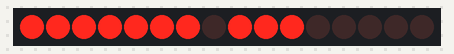
Bench run of a sketch on a simulated Arduino Uno, built with avr-gcc and run on an emulated ATmega328P. On the bench: 16 shift-register outputs drawn as a row of LEDs (first output left, lit = HIGH). Wiring (inferred from the names in the program): 2 × shift register (74HC595): data pin 2; shift clock pin 4; latch pin 3. Wiring (inferred from the signals the program sends): row of LEDs: on Q0, Q1, Q2, Q3, Q4, Q5, Q6, Q7, Q8, Q9, Q10, Q11, Q12, Q13, Q14, Q15.

Above: at 1.0 s.
At 4.5 s:
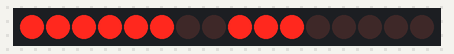
At 6.5 s:
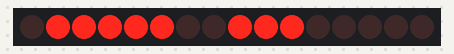
At 10.5 s:
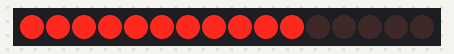
At 14.5 s:
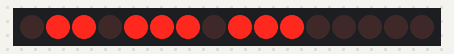
At 17.5 s:
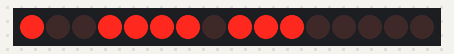
Timing chart, 0 to 19.5 s (numbered marks = the images above):
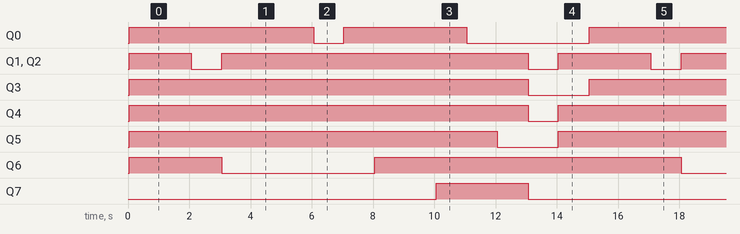

Measured:
- by itself, Q0: repeats every 15.0 s: LOW 0.98 s, HIGH 4.0 s, LOW 4.0 s, HIGH 6.0 s
- by itself, Q1, Q2: repeats every 15.0 s: LOW 1.0 s, HIGH 10.0 s, LOW 0.98 s, HIGH 3.0 s
- by itself, Q3: alternates HIGH for 13.0 s and LOW for 2.0 s
- by itself, Q4: alternates HIGH for 13.5 s and LOW for 0.98 s
- by itself, Q5: alternates HIGH for 12.5 s and LOW for 2.0 s
- by itself, Q6: repeats every 15.0 s: LOW 5.0 s, HIGH 10.0 s
- by itself, Q7: alternates HIGH for 3.0 s and LOW for 12.0 s

The sketch:

Hello.ino
```cpp
#define SCLK 4  // пины ардуинo
#define RCLK 3
#define DIO 2

int NUMBER = 0;
int NUMBER1 = 0;
int NUMBER2 = 0;
int NUMBER3 = 0;

const byte symbol[15] = {  // маска для 7 сигментного индикатора
  0b00000000, //
  0b01110110, // H
  0b01111001, // E
  0b00111000, // L
  0b00111000, // L
  0b00111111, // O
  0b00000000, //
  0b00111110, // 1/2 W = U
  0b00111110, // 1/2 W = U
  0b00111111, // O
  0b01110111, // R
  0b00111000, // L
  0b11011110, // d.
  0b00000000, //
  0b01000000, // -
};
const byte chr[3] = { // маска для разряда 0, 1, 2
  0b00000110, //100
  0b00000101, //010
  0b00000011, //001
  //0b00000000, //000
};
unsigned long timing;

void setup() {
  // put your setup code here, to run once:
  pinMode(RCLK, OUTPUT);
  pinMode(SCLK, OUTPUT);
  pinMode(DIO, OUTPUT);

}

void loop() {
  // put your main code here, to run repeatedly:
  if (millis() - timing >= 1000) {  //Задержка 1000 мСек
    timing = millis();
    NUMBER = NUMBER + 1;           //Счетчик
    if (NUMBER == 15)
      NUMBER = 0;
  }
  NUMBER1 = NUMBER;
  NUMBER2 = NUMBER1 + 1;
  if (NUMBER2 == 15)
      NUMBER2 = 0;
  NUMBER3 = NUMBER2 + 1;
  if (NUMBER3 == 15)
      NUMBER3 = 0;


  int NUMBERS[3] = {
    NUMBER1,
    NUMBER2,
    NUMBER3,
  };

  for (int i = 0; i <= 2; i++) {
    digitalWrite(RCLK, LOW); // открываем защелку
    shiftOut(DIO, SCLK, MSBFIRST,  chr[i]);  // включаем разряды
    shiftOut(DIO, SCLK, MSBFIRST, symbol[NUMBERS[i]]);
    digitalWrite(RCLK, HIGH); // защелкиваем регистры
    delay(1);
  }


  //Serial.print(NUMBER);
  //Serial.print("___");
  //Serial.print(NUMBER1);
  //Serial.print("___");
  //Serial.print(NUMBER2);
  //Serial.print("___");
  //Serial.println(NUMBER3);
  //delay(500);


}
```
